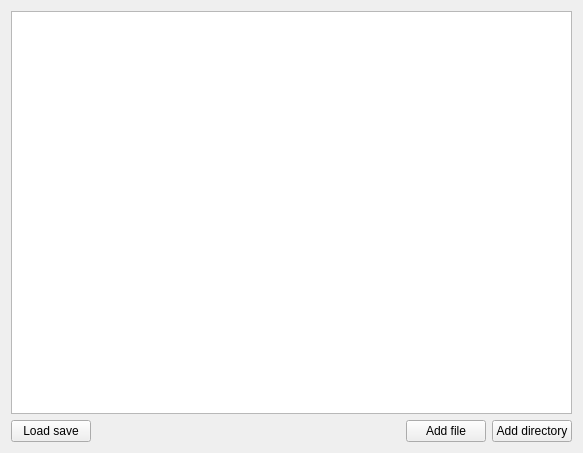
<?xml version="1.0" encoding="UTF-8"?>
<ui version="4.0">
 <class>GameRegistryView</class>
 <widget class="QWidget" name="GameRegistryView">
  <property name="geometry">
   <rect>
    <x>0</x>
    <y>0</y>
    <width>583</width>
    <height>453</height>
   </rect>
  </property>
  <property name="windowTitle">
   <string>Games</string>
  </property>
  <layout class="QVBoxLayout" name="verticalLayout">
   <item>
    <widget class="QTreeView" name="treeView">
     <property name="editTriggers">
      <set>QAbstractItemView::NoEditTriggers</set>
     </property>
     <property name="textElideMode">
      <enum>Qt::ElideLeft</enum>
     </property>
     <property name="indentation">
      <number>0</number>
     </property>
     <property name="itemsExpandable">
      <bool>false</bool>
     </property>
    </widget>
   </item>
   <item>
    <layout class="QHBoxLayout" name="horizontalLayout">
     <item>
      <widget class="QPushButton" name="loadSave">
       <property name="text">
        <string>Load save</string>
       </property>
      </widget>
     </item>
     <item>
      <spacer name="horizontalSpacer">
       <property name="orientation">
        <enum>Qt::Horizontal</enum>
       </property>
       <property name="sizeHint" stdset="0">
        <size>
         <width>40</width>
         <height>20</height>
        </size>
       </property>
      </spacer>
     </item>
     <item>
      <widget class="QPushButton" name="addFile">
       <property name="text">
        <string>Add file</string>
       </property>
      </widget>
     </item>
     <item>
      <widget class="QPushButton" name="addDirectory">
       <property name="text">
        <string>Add directory</string>
       </property>
      </widget>
     </item>
    </layout>
   </item>
  </layout>
 </widget>
 <resources/>
 <connections/>
</ui>
